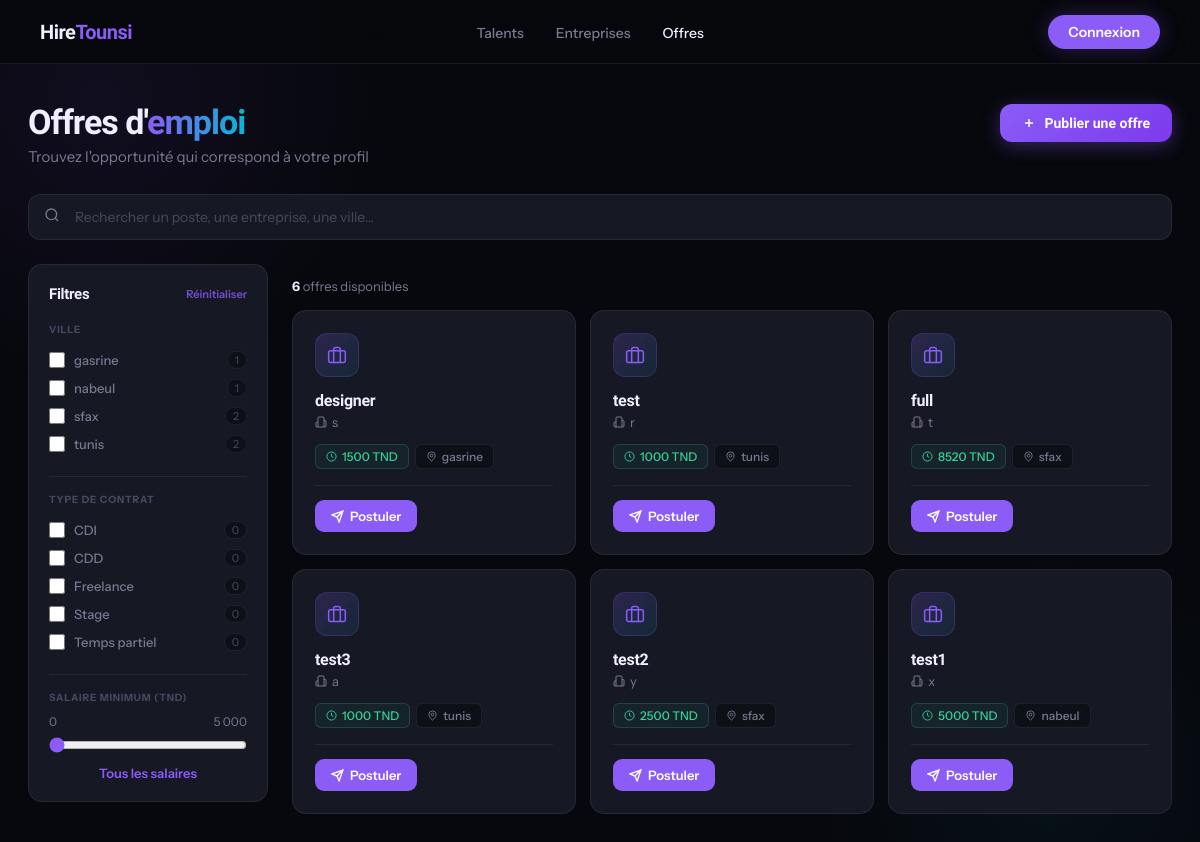
Before: /jobs.php with the older database file.
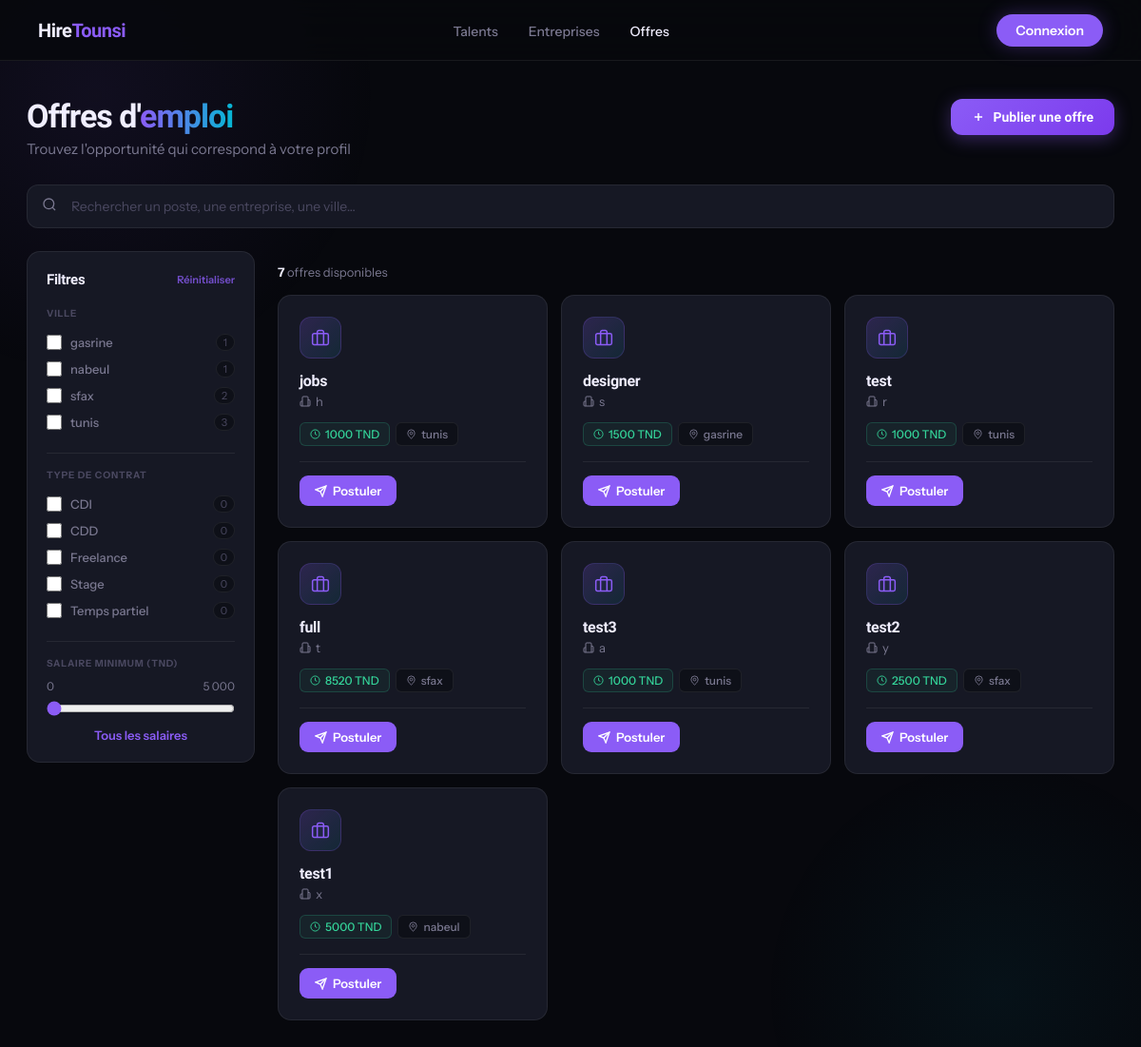
After: the same page with the newer database file.
### tables this page shows
CREATE TABLE `jobs` (
  `id` int(11) NOT NULL,
  `title` varchar(255) DEFAULT NULL,
  `company` varchar(255) DEFAULT NULL,
  `salary` varchar(100) DEFAULT NULL,
  `city` varchar(100) DEFAULT NULL,
  `description` text DEFAULT NULL,
  `created_at` timestamp NOT NULL DEFAULT current_timestamp(),
  `status` varchar(20) DEFAULT 'pending',
  `user_id` int(11) DEFAULT NULL
);

### jobs.php (the view, shortened to what the changed rows need)
<?php
include "config.php";
$stmt = $pdo->query("SELECT * FROM jobs WHERE status='approved' ORDER BY id DESC");
$jobs = $stmt->fetchAll();
?>
<!DOCTYPE html>
<html lang="fr">
<head>
</head>
<body>
<main>
  <div class="page-header">
    <div class="page-header-text">
      <h1>Offres d'<span>emploi</span></h1>
    </div>
  </div>
  <div class="body-layout">
    <div class="filters-sidebar">
      <div class="filter-section">
        <?php
          $cities = array_unique(array_filter(array_column($jobs, 'city')));
          sort($cities);
          foreach($cities as $city):
            $cnt = count(array_filter($jobs, fn($j) => $j['city'] === $city));
        ?>
        <label class="filter-option">
          <input type="checkbox" class="filter-city" value="<?= htmlspecialchars($city) ?>">
          <span class="filter-label"><?= htmlspecialchars($city) ?></span>
          <span class="filter-count"><?= $cnt ?></span>
        </label>
        <?php endforeach; ?>
      </div>
      <div class="filter-section">
        <?php
          $contractTypes = ['CDI','CDD','Freelance','Stage','Temps partiel'];
          foreach($contractTypes as $ct):
            $cnt = count(array_filter($jobs, fn($j) => ($j['contract_type'] ?? '') === $ct));
        ?>
        <label class="filter-option">
          <input type="checkbox" class="filter-contract" value="<?= $ct ?>">
          <span class="filter-label"><?= $ct ?></span>
          <span class="filter-count"><?= $cnt ?></span>
        </label>
        <?php endforeach; ?>
      </div>
    </div>
    <div>
      <div class="results-count" id="resultsCount">
        <b><?= count($jobs) ?></b> offre<?= count($jobs)>1?'s':'' ?> disponible<?= count($jobs)>1?'s':'' ?>
      </div>
      <div class="grid" id="jobsGrid">
      <?php foreach($jobs as $job): ?>
        <div class="card"
          data-title="<?= strtolower(htmlspecialchars($job['title'])) ?>"
          data-company="<?= strtolower(htmlspecialchars($job['company'])) ?>"
          data-city="<?= htmlspecialchars($job['city'] ?? '') ?>"
          data-salary="<?= (int)($job['salary'] ?? 0) ?>"
          data-contract="<?= htmlspecialchars($job['contract_type'] ?? '') ?>"
        >
          <div class="card-icon">
            <svg width="20" height="20" viewBox="0 0 24 24" fill="none" stroke="currentColor" stroke-width="1.8">
              <rect width="20" height="14" x="2" y="7" rx="2"/>
              <path d="M16 21V5a2 2 0 0 0-2-2h-4a2 2 0 0 0-2 2v16"/>
            </svg>
          </div>
          <h3><?= htmlspecialchars($job['title']) ?></h3>
          <div class="card-company">
            <svg width="12" height="12" viewBox="0 0 24 24" fill="none" stroke="currentColor" stroke-width="2"><path d="M6 22V4a2 2 0 0 1 2-2h8a2 2 0 0 1 2 2v18Z"/><path d="M6 12H4a2 2 0 0 0-2 2v6a2 2 0 0 0 2 2h2"/><path d="M18 9h2a2 2 0 0 1 2 2v9a2 2 0 0 1-2 2h-2"/></svg>
            <?= htmlspecialchars($job['company']) ?>
          </div>
          <div class="card-meta">
            <?php if(!empty($job['salary'])): ?>
            <span class="chip salary">
              <svg width="11" height="11" viewBox="0 0 24 24" fill="none" stroke="currentColor" stroke-width="2"><circle cx="12" cy="12" r="10"/><path d="M12 6v6l4 2"/></svg>
              <?= htmlspecialchars($job['salary']) ?> TND
            </span>
            <?php endif; ?>
            <?php if(!empty($job['city'])): ?>
            <span class="chip">
              <svg width="11" height="11" viewBox="0 0 24 24" fill="none" stroke="currentColor" stroke-width="2"><path d="M20 10c0 6-8 12-8 12s-8-6-8-12a8 8 0 0 1 16 0Z"/><circle cx="12" cy="10" r="3"/></svg>
              <?= htmlspecialchars($job['city']) ?>
            </span>
            <?php endif; ?>
          </div>
          <div class="card-divider"></div>
          <button class="btn-apply" data-id="<?= $job['id'] ?>">
            <svg width="13" height="13" viewBox="0 0 24 24" fill="none" stroke="currentColor" stroke-width="2.5"><path d="M22 2 11 13"/><path d="M22 2 15 22l-4-9-9-4 20-7z"/></svg>
            Postuler
          </button>
        </div>
      <?php endforeach; ?>
      </div>
    </div>
  </div>
</main>
</body>
</html>

Changed rows visible on the page:
added jobs: title "jobs", company "h", salary "1000", city "tunis"
Other visible differences:
count($jobs): "6" → "7"
new list line: "☐ tunis 3"
list line gone: "☐ tunis 2"
